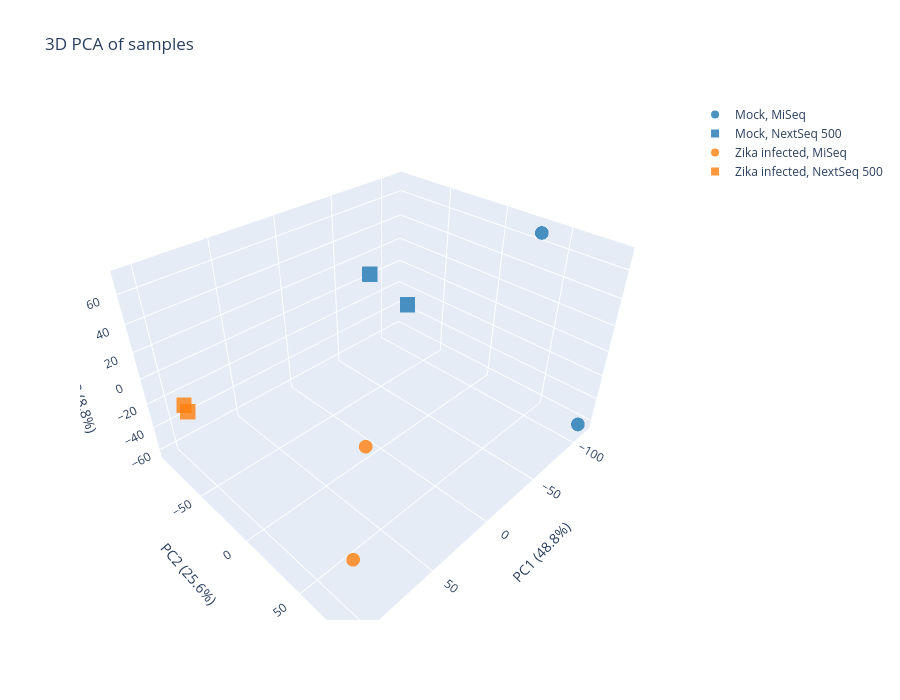

Notebook source saved alongside this figure:
### Markdown cell above
**Question:** Which factor separates the samples along PC1, and which along PC2? Why does this matter when we look for infection-related genes?

An interactive 3D version (drag to rotate, hover to see sample names):

### Code cell
import plotly.graph_objects as go

variance_explained, pca_coords = RNAseq.perform_PCA(expr_df.values, standardize=2, log=True)
pca_df = pd.DataFrame(pca_coords[:, :3], index=expr_df.columns, columns=['x', 'y', 'z']).join(meta)

fig = go.Figure()
for (status, platform), grp in pca_df.groupby(['infection_status', 'platform']):
    fig.add_trace(go.Scatter3d(
        x=grp['x'], y=grp['y'], z=grp['z'], text=grp['sample_name'], mode='markers',
        marker=dict(size=8, opacity=.8,
                    color=RNAseq.COLORS10[sorted(meta['infection_status'].unique()).index(status)],
                    symbol='circle' if platform == 'MiSeq' else 'square'),
        name='%s, %s' % (status, platform)))
fig.update_layout(height=700, title='3D PCA of samples',
                  scene=dict(xaxis_title='PC1 (%.1f%%)' % variance_explained[0],
                             yaxis_title='PC2 (%.1f%%)' % variance_explained[1],
                             zaxis_title='PC3 (%.1f%%)' % variance_explained[2]))
fig.show()

### Figure 1 — Plotly figure (JSON) as saved in the notebook; plotly's stock layout.template omitted (floating-point values rounded to 4 significant figures)
{"data": [{"marker": {"color": "#1f77b4", "opacity": 0.8, "size": 8, "symbol": "circle"}, "mode": "markers", "name": "Mock, MiSeq", "text": ["Mock1-1", "Mock2-1"], "type": "scatter3d", "x": [-109.1, -114.7], "y": [35.76, 85.52], "z": [70.73, -62.97]}, {"marker": {"color": "#1f77b4", "opacity": 0.8, "size": 8, "symbol": "square"}, "mode": "markers", "name": "Mock, NextSeq 500", "text": ["Mock1-2", "Mock2-2"], "type": "scatter3d", "x": [-81.44, -85.29], "y": [-93.85, -56.36], "z": [3.917, -9.993]}, {"marker": {"color": "#ff7f0e", "opacity": 0.8, "size": 8, "symbol": "circle"}, "mode": "markers", "name": "Zika infected, MiSeq", "text": ["ZIKV1-1", "ZIKV2-1"], "type": "scatter3d", "x": [94.59, 89.04], "y": [85.9, 68.47], "z": [54.16, -42.06]}, {"marker": {"color": "#ff7f0e", "opacity": 0.8, "size": 8, "symbol": "square"}, "mode": "markers", "name": "Zika infected, NextSeq 500", "text": ["ZIKV1-2", "ZIKV2-2"], "type": "scatter3d", "x": [105.3, 101.6], "y": [-56.77, -68.66], "z": [-4.906, -8.875]}], "layout": {"height": 700, "scene": {"xaxis": {"title": {"text": "PC1 (48.8%)"}}, "yaxis": {"title": {"text": "PC2 (25.6%)"}}, "zaxis": {"title": {"text": "PC3 (8.8%)"}}}, "title": {"text": "3D PCA of samples"}}}
